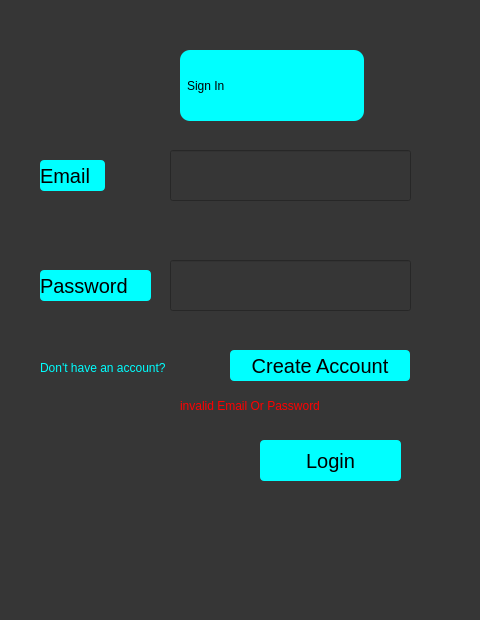
<?xml version="1.0" encoding="UTF-8"?>
<ui version="4.0">
  <class>Dialog</class>
  <widget class="QDialog" name="Dialog">
    <property name="geometry">
      <rect>
        <x>0</x>
        <y>0</y>
        <width>480</width>
        <height>620</height>
      </rect>
    </property>
    <property name="windowTitle">
      <string>Dialog</string>
    </property>
    <property name="styleSheet">
      <string notr="true">background-color: rgb(54, 54, 54);</string>
    </property>
    <widget class="QLabel" name="label">
      <property name="geometry">
        <rect>
          <x>180</x>
          <y>50</y>
          <width>184</width>
          <height>71</height>
        </rect>
      </property>
      <property name="styleSheet">
        <string notr="true">
          font: 75 30pt &quot;MS Shell Dlg 2&quot;;
          background-color: rgb(0, 255, 255);
          border-width: 2px;
          border-radius: 10px;
          text-align: center;
          padding-left: 4px;
        </string>
      </property>
      <property name="text">
        <string>Sign In</string>
      </property>
    </widget>
    <widget class="QLabel" name="label_2">
      <property name="geometry">
        <rect>
          <x>40</x>
          <y>160</y>
          <width>65</width>
          <height>31</height>
        </rect>
      </property>
      <property name="styleSheet">
        <string notr="true">background-color: rgb(0, 255, 255); font-size:15pt; border-width: 2px; border-radius: 4px; text-align: center;</string>
      </property>
      <property name="text">
        <string>Email</string>
      </property>
    </widget>
    <widget class="QLineEdit" name="email">
      <property name="geometry">
        <rect>
          <x>170</x>
          <y>150</y>
          <width>241</width>
          <height>51</height>
        </rect>
      </property>
      <property name="styleSheet">
        <string notr="true">font-size:14pt; color:rgb(243, 243, 243)</string>
      </property>
    </widget>
    <widget class="QLineEdit" name="password">
      <property name="geometry">
        <rect>
          <x>170</x>
          <y>260</y>
          <width>241</width>
          <height>51</height>
        </rect>
      </property>
      <property name="styleSheet">
        <string notr="true">font-size:14pt; color:rgb(243, 243, 243)</string>
      </property>
      <property name="text">
        <string/>
      </property>
    </widget>
    <widget class="QLabel" name="label_3">
      <property name="geometry">
        <rect>
          <x>40</x>
          <y>270</y>
          <width>111</width>
          <height>31</height>
        </rect>
      </property>
      <property name="styleSheet">
        <string notr="true">background-color: rgb(0, 255, 255); font-size:15pt; border-width: 2px; border-radius: 4px; text-align: center;</string>
      </property>
      <property name="text">
        <string>Password</string>
      </property>
    </widget>
    <widget class="QPushButton" name="loginbutton">
      <property name="geometry">
        <rect>
          <x>260</x>
          <y>440</y>
          <width>141</width>
          <height>41</height>
        </rect>
      </property>
      <property name="styleSheet">
        <string notr="true">background-color: rgb(0, 255, 255); font-size:15pt; border-width: 2px; border-radius: 4px; text-align: center;</string>
      </property>
      <property name="text">
        <string>Login</string>
      </property>
    </widget>
    <widget class="QLabel" name="label_4">
      <property name="geometry">
        <rect>
          <x>40</x>
          <y>360</y>
          <width>180</width>
          <height>16</height>
        </rect>
      </property>
      <property name="styleSheet">
        <string notr="true">
          font: 10pt &quot;MS Shell Dlg 2&quot;; color:rgb(0, 255, 255);
          <!-- background-color: rgb(0, 255, 255); -->
        </string>
      </property>
      <property name="text">
        <string>Don't have an account?</string>
      </property>
    </widget>
    <widget class="QPushButton" name="createaccbutton">
      <property name="geometry">
        <rect>
          <x>230</x>
          <y>350</y>
          <width>180</width>
          <height>31</height>
        </rect>
      </property>
      <property name="styleSheet">
        <string notr="true">background-color: rgb(0, 255, 255); font-size:15pt; border-width: 2px; border-radius: 4px; text-align: center;</string>
      </property>
      <property name="text">
        <string>Create Account</string>
      </property>
    </widget>
    <widget class="QLabel" name="txt_in">
      <property name="geometry">
        <rect>
          <x>180</x>
          <y>390</y>
          <width>281</width>
          <height>31</height>
        </rect>
      </property>
      <property name="styleSheet">
        <string notr="true">color: rgb(255, 0, 0); font: 14pt &quot;MS Shell Dlg 2&quot;;</string>
      </property>
      <property name="text">
        <string>invalid Email Or Password</string>
      </property>
    </widget>
  </widget>
  <resources/>
  <connections/>
</ui>
